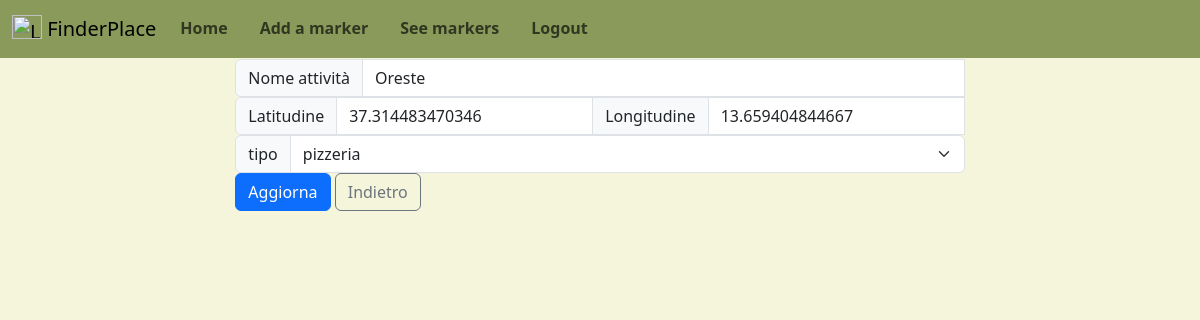
The app's page /update_crud.php?id=2 (signed in) with its own data.
### tables this page shows
CREATE TABLE `locations` (
  `id` int(255) NOT NULL,
  `nome` varchar(255) NOT NULL,
  `tipo` int(255) NOT NULL,
  `descrizione` varchar(30) NOT NULL DEFAULT 'pizzeria',
  `lat` double DEFAULT NULL,
  `lon` double DEFAULT NULL
);

### update_crud.php (the view, shortened to what this page needs)
<?php
require_once "com.php";
$conn = getdb();
function displayForm($conn, $id)
{
    $sql = "SELECT * FROM locations WHERE id = ?";
    $stmt = $conn->prepare($sql);
    $stmt->bind_param("i", $id);
    $stmt->execute();
    $result = $stmt->get_result();
    $row = $result->fetch_assoc();
    $sqlTipo = "SELECT DISTINCT tipo, id FROM tipologia";
    $resultTipo = mysqli_query($conn, $sqlTipo);
    if ($row) {
        echo
            "<table align=\"center\">
        <tr>
            <td>
        <form id=\"upt\" action='' method='post'>
            <input type='hidden' name='id' value='" . htmlspecialchars($row['id']) . "'>
            <div class=\"input-group flex-nowrap\">
            <span class=\"input-group-text\" id=\"addon-wrapping\">Nome attività</span>
            <input type=\"text\" name=\"nome\" class=\"form-control\" aria-describedby=\"addon-wrapping\"  value='" . htmlspecialchars($row['nome']) . "'><br>
        </div>
            <div class='input-group'>
                <span class='input-group-text'>Latitudine</span>
                <input type='text' name='lat' class='form-control' aria-describedby='addon-wrapping'  value='" . htmlspecialchars($row['lat']) . "'><br>
                <span class='input-group-text'>Longitudine</span>
                <input type='text' name='lon' class='form-control' aria-describedby='addon-wrapping'  value='" . htmlspecialchars($row['lon']) . "'><br>
            </div>
            <div class='input-group flex-nowrap'>
                <span class='input-group-text' id='addon-wrapping'>tipo</span>
                <select id='tipo' name='tipo' class='form-select' aria-label='Default select example'>";
        while ($TipoRow = mysqli_fetch_assoc($resultTipo)) {
            echo "<option value='" . htmlspecialchars($TipoRow["tipo"]) . "'>" . htmlspecialchars($TipoRow["tipo"]) . "</option>";
        }
        echo "</select>
            </div>
            <div id=\"pre_btt\">
            <input class=\"btn btn-primary\" type=\"submit\" name=\"submit\" value=\"Aggiorna\">
            <a href=\"index.php\"><button type=\"button\"
                    class=\"btn btn-outline-secondary\">Indietro</button></a>
        </div>
          </form>
          </td>
          </tr>
      </table>";
    } else {
        echo "No record found.";
    }
}
if ($_SERVER["REQUEST_METHOD"] == "POST") {
    updateRecord($conn);
} else if (isset($_GET['id'])) {
    displayForm($conn, $_GET['id']);
}
?>

### records on screen
locations: nome "Oreste", lat "37.314483470346", lon "13.659404844667"

### other values on screen
form field tipo "pizzeria"
